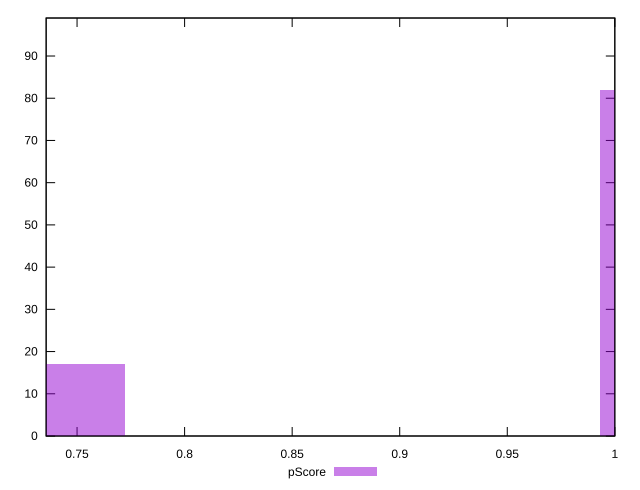

Reproduce this figure in gnuplot.
reset

$pScore <<EOF
1.1034793557942701 82
0.6620876134765621 17
EOF

set key outside below
set boxwidth 0.22069587115885403
set xrange [0.73563:1]
set yrange [0:99]
set trange [0:99]
set style fill transparent solid 0.5 noborder
set terminal svg size 640, 490 enhanced background rgb 'white'
set output "report/report_00029_2021-02-24T13-36-40.390Z/uses-rel-preconnect/samples/card/pScore/histogram.svg"

plot $pScore title "pScore" with boxes

reset
